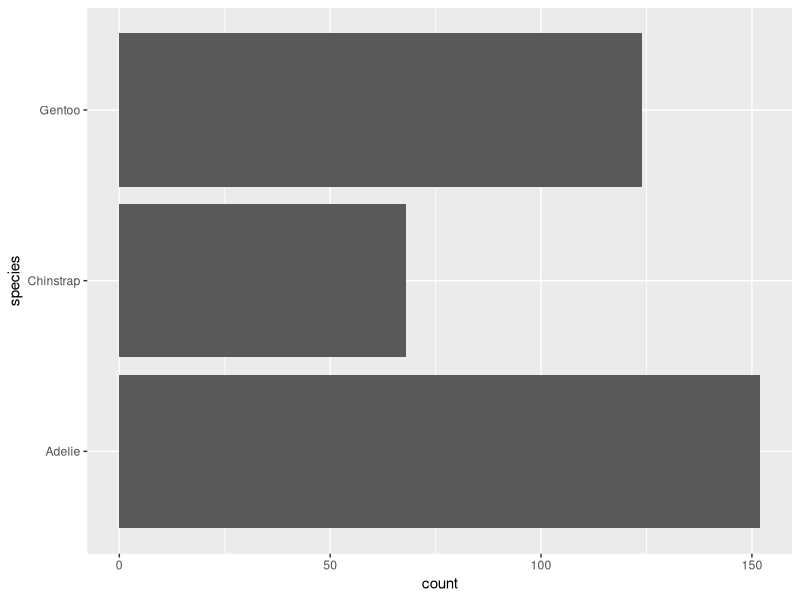
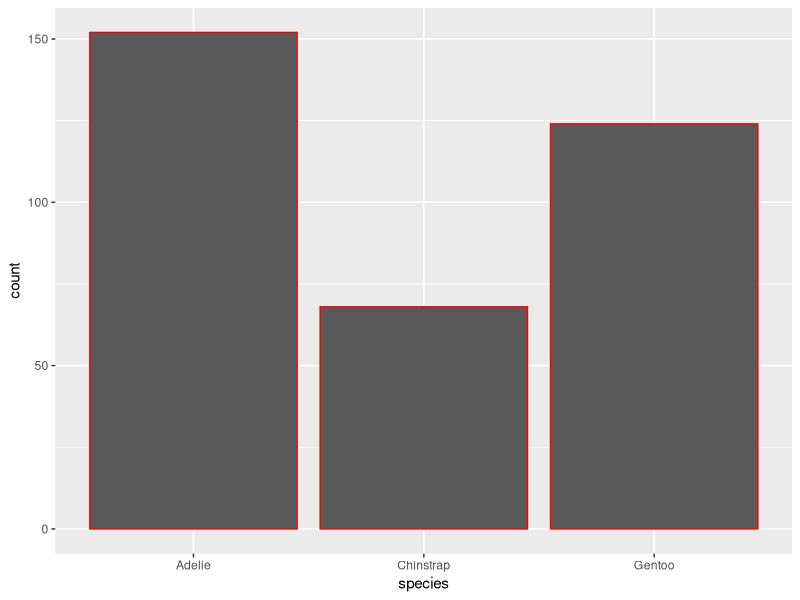
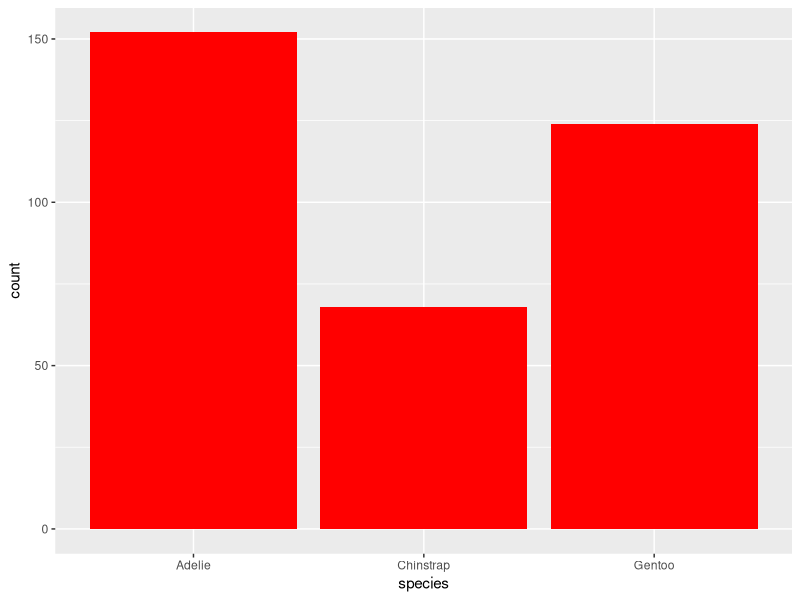
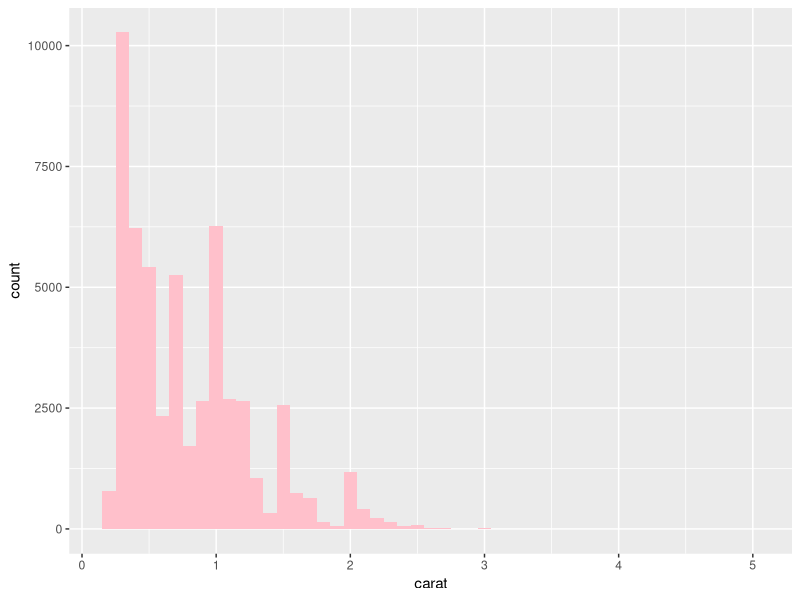
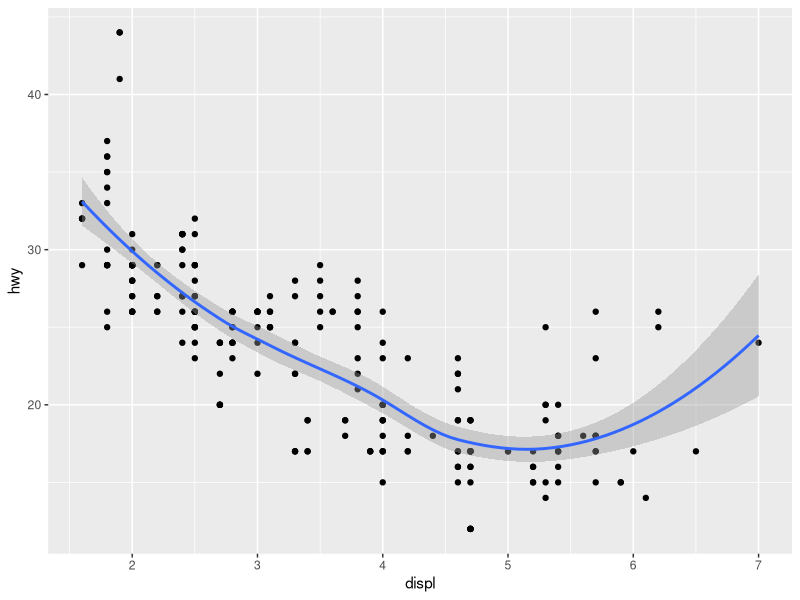
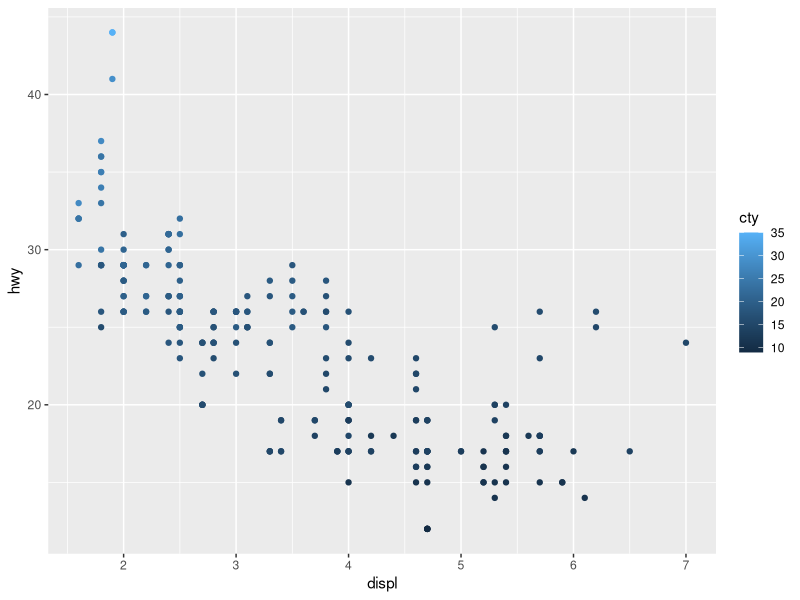
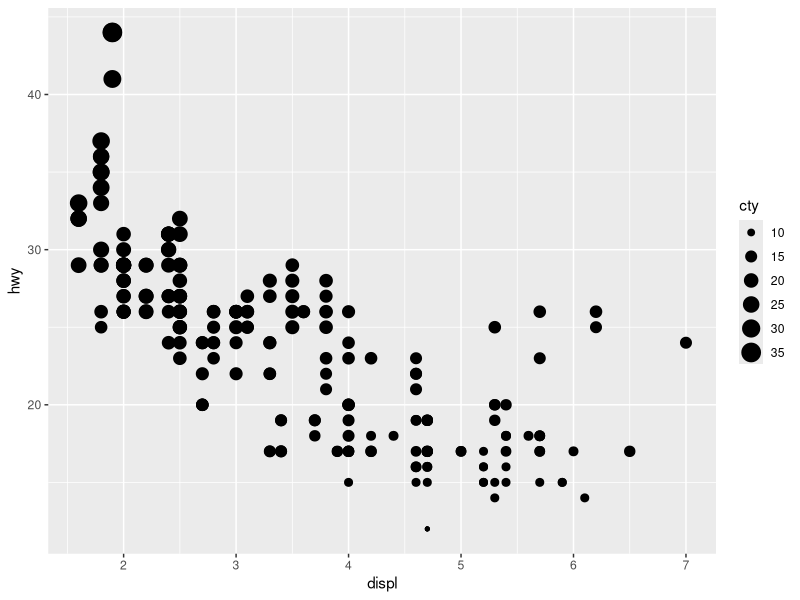

Here is the R script that generated these plots, in order: (Note: this script raises an error after producing the figures.)
library(palmerpenguins)
library(ggplot2)
ggplot(penguins, aes(y=species)) + geom_bar()
ggplot(penguins, aes(x = species)) +
  geom_bar(color = "red")
ggplot(penguins, aes(x = species)) +
  geom_bar(fill = "red")
ggplot(diamonds, aes(x = carat)) +
  geom_histogram(binwidth = .1, fill = "pink") 
?mpg
ggplot(mpg, aes(x = displ, y= hwy)) +
  geom_point() +
  geom_smooth()
ggplot(mpg, aes(x = displ, y= hwy, color = cty)) +
  geom_point() 
ggplot(mpg, aes(x = displ, y= hwy, size = cty)) +
  geom_point() 
ggplot(mpg, aes(x = displ, y= hwy, shape = cty)) +
  geom_point() 
ggplot(mpg, aes(x = hwy, y= displ, linewidth = cty)) +
  geom_point() +
  geom_smooth()
ggplot(mpg, aes(x = hwy, y= displ)) +
  geom_point() +
  geom_smooth()
ggplot(penguins, aes(x = bill_length_mm, y = bill_depth_mm, color = species )) +
  geom_point() + 
  facet_wrap(~species)
ggplot(mpg, aes(x = displ, y= hwy, color = cty, size = cty)) +
  geom_point()
ggplot(
  data = penguins,
  mapping = aes(
    x = bill_length_mm, y = bill_depth_mm, 
    color = species, shape = species
  )
) +
  geom_point()
ggplot(penguins, aes(x = island, fill = species)) +
  geom_bar(position = "fill")
ggplot(penguins, aes(x = species, fill = island)) +
  geom_bar(position = "fill")
ggplot(mpg, aes(x = class)) +
  geom_bar()
ggplot(mpg, aes(x = cty, y = hwy)) +
  geom_point()
ggsave("mpg-plot.png")